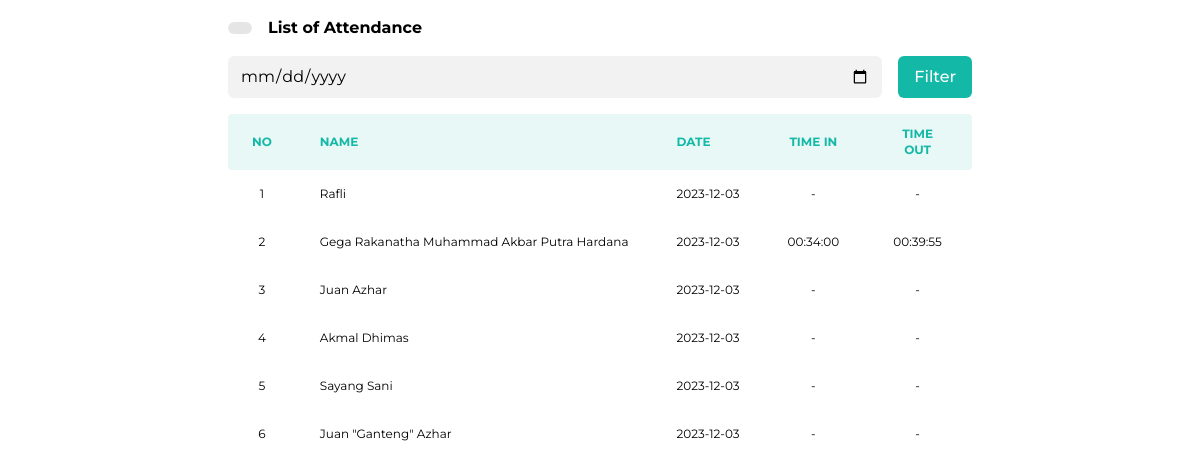
Screenshot of /src/pages/data_absen.php?date=2023-12-03 with the database file from the repository.
### tables this page shows
CREATE TABLE `siswa` (
  `id` int(11) NOT NULL,
  `nis` varchar(255) NOT NULL,
  `card_no` varchar(255) NOT NULL,
  `name` varchar(255) NOT NULL
);

### src/pages/data_absen.php (the view, shortened to what this page needs)
<!DOCTYPE html>
<html lang="en">
<head>
  <link rel="stylesheet" href="../../assets/css/output.css">
</head>
<body class="min-h-screen bg-white w-full flex justify-center">
  <div class='flex flex-col w-full max-w-screen-md min-h-full'>
    <div class='px-3 flex flex-col w-full min-h-full'>
      <div class="py-4 flex gap-4 items-center">
        <a href="../../index.php" class="button button-sm button-gray">
        </a>
        <div class="font-bold">
          List of Attendance
        </div>
      </div>
      <form method="POST" action="../utils/data_absen_filter.php" class="pb-4 flex gap-4 w-full">
        <input type="date" name="date" class="form-input">
        <button type="submit" class="button min-w-fit bg-teal-500 text-white">
          Filter
        </button>
      </form>
      <div class="block w-full overflow-x-auto">
        <table class="w-full border-collapse ">
          <thead class="bg-teal-500 bg-opacity-10 text-teal-500">
            <tr>
              <th class="px-6 py-3 font-bold text-center text-xs uppercase rounded-l align-middle">
                No
              </th>
              <th class="px-6 py-3 font-bold text-left text-xs uppercase align-middle">
                Name
              </th>
              <th class="px-6 py-3 font-bold text-left text-xs uppercase align-middle">
                Date
              </th>
              <th class="px-6 py-3 font-bold text-center text-xs uppercase align-middle">
                Time In
              </th>
              <th class="px-6 py-3 font-bold text-center text-xs uppercase rounded-r align-middle">
                Time Out
              </th>
            </tr>
          </thead>
          <tbody>
            <?php
            require_once "../../config/database.php";
            if (isset($_GET["date"])) {
              $tanggal = date($_GET["date"]);
            } else {
              $tanggal = date('Y-m-d');
            }
            $command_get_all_users = "SELECT * FROM siswa";
            $all_users = $connect->query($command_get_all_users);
            $i = 0;
            while ($user = $all_users->fetch_assoc()) {
              $result[$i]["name"] = $user["name"];
              $result[$i]["nis"] = $user["nis"];
              $result[$i]["card_no"] = $user["card_no"];
              $result[$i]["date"] = $tanggal;
              $result[$i]["jam_masuk"] = "-";
              $result[$i]["jam_keluar"] = "-";
              $card_no = $user['card_no'];
              $command_absen = "SELECT jam_masuk, jam_keluar
                                FROM absen
                                WHERE card_no = '$card_no'
                                AND `date` = '$tanggal'";
              $hasil_absen = $connect->query($command_absen);
              $absen = $hasil_absen->fetch_assoc();
              if ($absen != NULL) {
                $jam_masuk = $absen["jam_masuk"];
                $jam_keluar = $absen["jam_keluar"];
                $result[$i]["jam_masuk"] = $jam_masuk != "" ? $jam_masuk : "-";
                $result[$i]["jam_keluar"] = $jam_keluar != "" ? $jam_keluar : "-";
              }
              $i++;
            }
            $no = 0;
            foreach ($result as $data) {
              $no++;
            ?>
              <tr>
                <td class="text-center px-6 text-xs whitespace-nowrap p-4">
                  <?= $no ?>
                </td>
                <td class="px-6 text-xs whitespace-nowrap p-4 ">
                  <?= $data["name"] ?>
                </td>
                <td class="px-6 text-xs whitespace-nowrap p-4">
                  <?= $data["date"] ?>
                </td>
                <td class="text-center px-6 text-xs whitespace-nowrap p-4">
                  <?= $data["jam_masuk"] ?>
                </td>
                <td class="text-center px-6 text-xs whitespace-nowrap p-4">
                  <?= $data["jam_keluar"] ?>
                </td>
              </tr>
            <?php } ?>
          </tbody>
        </table>
      </div>
    </div>
  </div>
</body>
</html>

### rows the page displays
siswa: name "Rafli", date "2023-12-03", jam_masuk "-", jam_keluar "-"
siswa: name "Gega Rakanatha Muhammad Akbar Putra Hardana", date "2023-12-03", jam_masuk "00:34:00", jam_keluar "00:39:55"
siswa: name "Juan Azhar", date "2023-12-03", jam_masuk "-", jam_keluar "-"
siswa: name "Akmal Dhimas", date "2023-12-03", jam_masuk "-", jam_keluar "-"
siswa: name "Sayang Sani", date "2023-12-03", jam_masuk "-", jam_keluar "-"
siswa: name "Juan \"Ganteng\" Azhar", date "2023-12-03", jam_masuk "-", jam_keluar "-"
